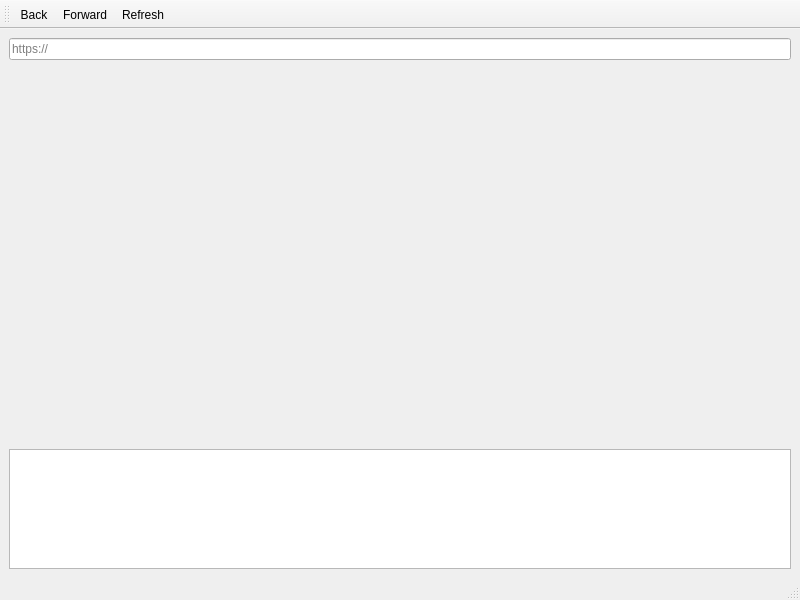
<?xml version="1.0" encoding="UTF-8"?>
<ui version="4.0">
 <class>MainWindow</class>
 <widget class="QMainWindow" name="MainWindow">
  <property name="geometry">
   <rect>
    <x>0</x>
    <y>0</y>
    <width>800</width>
    <height>600</height>
   </rect>
  </property>
  <property name="windowTitle">
   <string>MainWindow</string>
  </property>
  <widget class="QWidget" name="centralwidget">
   <layout class="QVBoxLayout" name="verticalLayout" stretch="0,1,0">
    <item>
     <widget class="QLineEdit" name="urlEdit">
      <property name="placeholderText">
       <string>https://</string>
      </property>
     </widget>
    </item>
    <item>
     <widget class="QNativeWebView" name="widgetBrowser" native="true"/>
    </item>
    <item>
     <widget class="QPlainTextEdit" name="logEdit">
      <property name="maximumSize">
       <size>
        <width>16777215</width>
        <height>120</height>
       </size>
      </property>
     </widget>
    </item>
   </layout>
  </widget>
  <widget class="QStatusBar" name="statusbar"/>
  <widget class="QToolBar" name="toolBar">
   <property name="windowTitle">
    <string>toolBar</string>
   </property>
   <attribute name="toolBarArea">
    <enum>TopToolBarArea</enum>
   </attribute>
   <attribute name="toolBarBreak">
    <bool>false</bool>
   </attribute>
   <addaction name="actionBack"/>
   <addaction name="actionForward"/>
   <addaction name="actionRefresh"/>
  </widget>
  <action name="actionBack">
   <property name="text">
    <string>Back</string>
   </property>
   <property name="menuRole">
    <enum>QAction::NoRole</enum>
   </property>
  </action>
  <action name="actionForward">
   <property name="text">
    <string>Forward</string>
   </property>
   <property name="menuRole">
    <enum>QAction::NoRole</enum>
   </property>
  </action>
  <action name="actionRefresh">
   <property name="text">
    <string>Refresh</string>
   </property>
   <property name="toolTip">
    <string>Refresh</string>
   </property>
   <property name="menuRole">
    <enum>QAction::NoRole</enum>
   </property>
  </action>
 </widget>
 <customwidgets>
  <customwidget>
   <class>QNativeWebView</class>
   <extends>QWidget</extends>
   <header location="global">QNativeWebView</header>
   <container>1</container>
  </customwidget>
 </customwidgets>
 <resources/>
 <connections/>
</ui>
